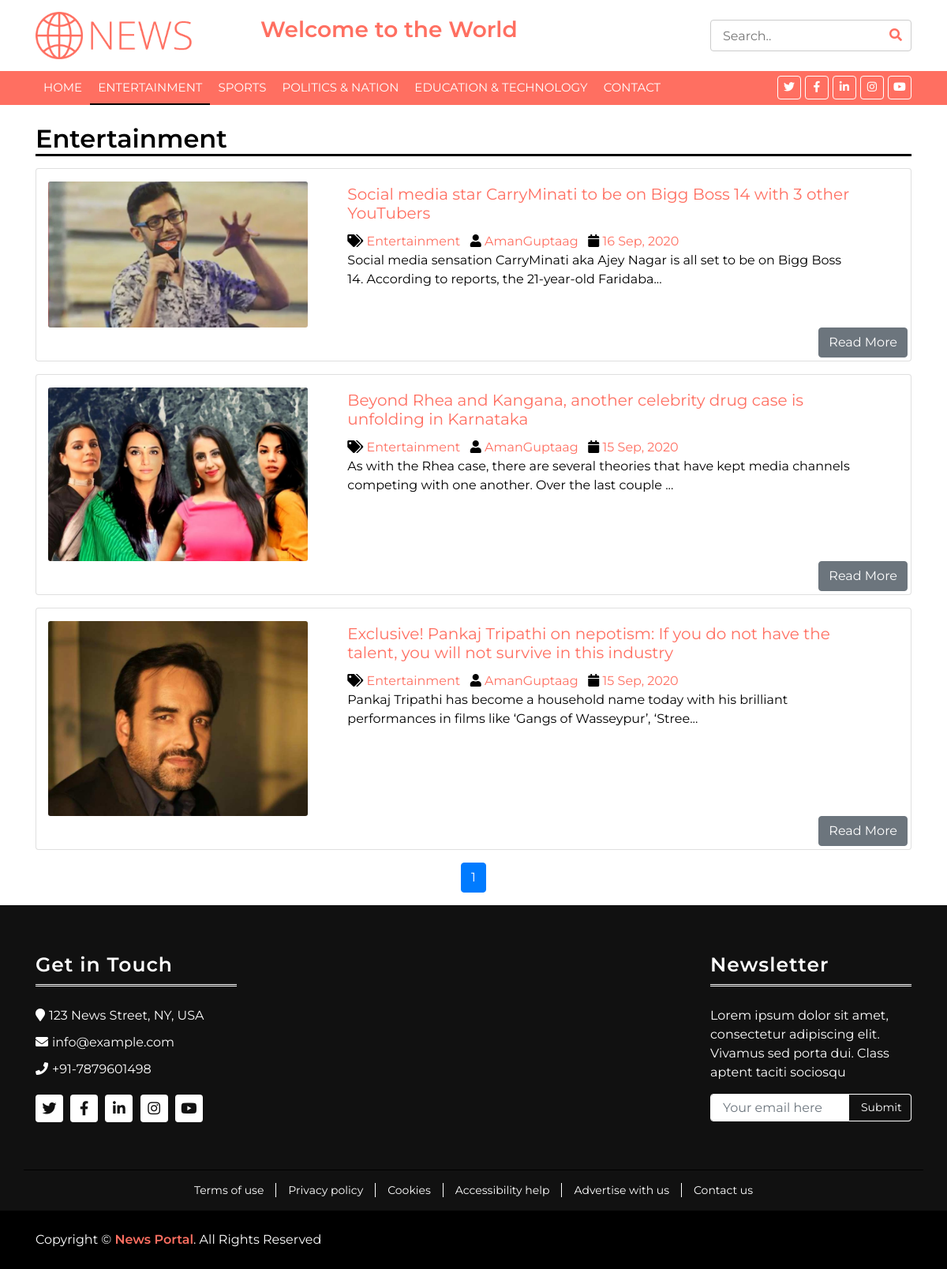
Page /category.php?cid=1 on the committed database.
### tables this page shows
CREATE TABLE `category` (
  `category_id` int(10) NOT NULL,
  `category_name` varchar(255) NOT NULL,
  `post` int(11) NOT NULL
);

CREATE TABLE `post` (
  `post_id` int(11) NOT NULL,
  `title` varchar(255) NOT NULL,
  `description` text NOT NULL,
  `category` int(10) NOT NULL,
  `post_date` varchar(100) NOT NULL,
  `author` varchar(50) NOT NULL,
  `post_img` varchar(100) NOT NULL
);

CREATE TABLE `user` (
  `user_id` int(11) NOT NULL,
  `fname` varchar(50) NOT NULL,
  `lname` varchar(50) NOT NULL,
  `uname` varchar(50) NOT NULL,
  `password` varchar(60) NOT NULL,
  `role` int(11) NOT NULL
);

### category.php (the view, shortened to what this page needs)
<!DOCTYPE html>
<html lang="en">
<head>
</head>
<body>
    <?php
    include 'navbar.php';
    ?>
    <div class="container">
        <?php
            include 'config.php';
            $sql2 = "SELECT * FROM category WHERE category_id=$cat_id";
            $result2 = mysqli_query($conn, $sql2) or die('Query Unsuccessfull');
            $row2 = mysqli_fetch_assoc($result2);
        ?>
        <div>
            <h2 style="border-bottom: 3px solid black;"><?php echo $row2['category_name']; ?></h2>
        </div>
        <?php
            if (isset($_GET['cid'])) {
                $cat_id = $_GET['cid'];
            }
            $limit = 3;
            if (isset($_GET['page'])) {
                $page = $_GET['page'];
            } else {
                $page = 1;
            }
            $offset = ($page - 1) * $limit;
            $sql = "SELECT * FROM post
                    LEFT JOIN category ON post.category=category.category_id
                    LEFT JOIN user ON post.author=user.user_id
                    WHERE post.category=$cat_id
                    ORDER BY post.post_id DESC LIMIT $offset,$limit";
            $result = mysqli_query($conn, $sql) or die('Query Unsuccessfull');
            if (mysqli_num_rows($result) > 0) {
                while ($row = mysqli_fetch_assoc($result)) {
        ?>
        <div class="card mb-3 mx-auto">
            <div class="container row">
                <div class="col-md-4 mt-3">
                    <a href="single.php?id=<?php echo $row['post_id'] ?>"><img src="admin/upload/<?php echo $row['post_img']; ?>" class="card-img" alt="..."></a>
                </div>
                <div class="col-md-8">
                    <div class="card-body">
                        <h5 class="card-title"><a href="single.php?id=<?php echo $row['post_id'] ?>"><?php echo $row['title']; ?></a></h5>
                        <span>
                            <i class="fa fa-tags" aria-hidden="true"></i>
                            <a href="category.php?cid=<?php echo $row['category']; ?>"><?php echo $row['category_name']; ?></a>
                        </span>&nbsp;
                        <span>
                            <i class="fa fa-user" aria-hidden="true"></i>
                            <a href="author.php?aid=<?php echo $row['author']; ?>"><?php echo $row['uname']; ?></a>
                        </span>&nbsp;
                        <i class="fa fa-calendar" aria-hidden="true"></i>
                        <a href="#"><?php echo $row['post_date']; ?></a>
                        <p class="card-text"><?php echo substr($row['description'], 0, 130) . "..."; ?></p>
                    </div>
                </div>
            </div>
            <div class="mb-1 mr-1" style="text-align: right;">
                <a class="btn btn-secondary" href="single.php?id=<?php echo $row['post_id'] ?>" role="button">Read More</a>
            </div>
        </div>
        <?php
                }
            } else {
                echo '<h1>No record found.</h1>';
            }
        ?>
    </div>
    <?php
        $sql1 = "SELECT post FROM category WHERE category_id=$cat_id";
        $result1 = mysqli_query($conn, $sql1) or die('Query Unsuccessfull');
        $row1 = mysqli_fetch_assoc($result1);
        if (mysqli_num_rows($result1) > 0) {
            $total_records = $row1['post'];
            $total_page = ceil($total_records / $limit);
            echo '<ul class="pagination pagination-md justify-content-center">';
            for ($i = 1; $i <= $total_page; $i++) {
                if ($i == $page) {
                    $active = 'active';
                } else {
                    $active = '';
                }
                echo '<li class="page-item ' . $active . '"><a style="margin: 0 7px;"  class="page-link" href="category.php?cid=' . $cat_id . '&page=' . $i . '">' . $i . '</a></li>';
            }
            echo '</ul>';
        }
    ?>
    <?php
        include 'footer.php';
    ?>
</body>
</html>

### navbar.php (shortened to what this page needs)
<!DOCTYPE html>
<html lang="en">
<head>
    <link rel="stylesheet" href="https://stackpath.bootstrapcdn.com/bootstrap/4.5.2/css/bootstrap.min.css">
    <link href="https://stackpath.bootstrapcdn.com/bootstrap/4.4.1/css/bootstrap.min.css" rel="stylesheet">
    <link href="https://cdnjs.cloudflare.com/ajax/libs/font-awesome/5.10.0/css/all.min.css" rel="stylesheet">
    <link href="lib/slick/slick.css" rel="stylesheet">
    <link href="lib/slick/slick-theme.css" rel="stylesheet">
    <link href="css/style.css" rel="stylesheet">
</head>
<body>
    <div class="brand">
            <div class="container">
                <div class="row align-items-center">
                    <div class="col-lg-3 col-md-4">
                        <div class="b-logo">
                            <a href="index.php">
                                <img src="img/logo.png" alt="Logo">
                            </a>
                        </div>
                    </div>
                    <div class="col-lg-6 col-md-4">
                        <div class="b-ads">
                        <h3>
                            <a href="" class="typewrite" data-period="2000"
                                data-type='[ "Welcome to the World of News.","This Site Create Your Day Awesome"]'>
                            </a>
                        </h3>
                        </div>
                    </div>
                    <div class="col-lg-3 col-md-4">
                        <div class="b-search">
                        <form action="search.php" method="get">
                            <input style="float: right;" class="ml-4" type="text" name="search" placeholder="Search..">
                            <button type="submit"><i class="fa fa-search"></i></button>
                        </form>
                        </div>
                    </div>
                </div>
            </div>
        </div>
    <div class="nav-bar">
        <div class="container">
            <nav class="navbar navbar-expand-md bg-dark navbar-dark">
                <div class="collapse navbar-collapse justify-content-between" id="navbarCollapse">
                    <div class="navbar-nav mr-auto">
                        <a href='index.php' class='nav-item nav-link'>Home</a>
                        <?php
                        include 'config.php';
                        if(isset($_GET['cid'])){
                            $cat_id=$_GET['cid'];
                        }
                            $sql="SELECT * FROM category WHERE post > 0";
                            $result = mysqli_query($conn, $sql) or die('Query Unsuccessfull: category');
                            if (mysqli_num_rows($result) > 0) {
                                $active='';
                        ?>
                        <?php
                            while ($row = mysqli_fetch_assoc($result)) {
                                if(isset($_GET['cid'])){
                                    if($row['category_id']==$cat_id){
                                        $active='active';
                                    }else{
                                        $active='';
                                    }
                                }
                            echo "<a href='category.php?cid={$row['category_id']}' class='nav-item nav-link {$active}'>{$row['category_name']}</a>";
                            }
                        ?>
                    <a href='contact.php' class='nav-item nav-link'>Contact</a>
                    </div>
                    <?php
                        }
                    ?>
                    <div class="social ml-auto">
                        <a href=""><i class="fab fa-twitter"></i></a>
                        <a href=""><i class="fab fa-facebook-f"></i></a>
                        <a href=""><i class="fab fa-linkedin-in"></i></a>
                        <a href=""><i class="fab fa-instagram"></i></a>
                        <a href=""><i class="fab fa-youtube"></i></a>
                    </div>
                </div>
            </nav>
        </div>
    </div><br>
</body>
</html>

### css/style.css (style rules this page uses)
body { color: #000000; font-family: 'Montserrat', sans-serif; font-weight: 400; background: #ffffff; }
a { color: #FF6F61; transition: 0.5s; }
p { padding: 0; margin: 0 0 15px 0; color: #000000; }
h1, h2, h3, h4, h5, h6 { margin: 0 0 15px 0; padding: 0; color: #000000; font-weight: 600; }
h4, h5, h6 { font-weight: 400; }
.brand { margin: 15px 0; background: #ffffff; }
.brand .b-logo { text-align: left; overflow: hidden; }
.brand .b-logo a img { max-width: 100%; max-height: 60px; }
.brand .b-ads { overflow: hidden; }
.brand .b-search { width: 100%; }
.brand .b-search input[type=text] { width: 100%; height: 40px; padding: 0 15px; color: #666666; border: 1px solid #cccccc; border-radius: 4px; }
.brand .b-search button { position: absolute; width: 40px; height: 40px; top: 0; right: 15px; border: none; background: none; color: #FF6F61; border-radius: 0 4px 4px 0; }
@media (min-width: 768px) { .brand { max-height: 90px; } }
.nav-bar { position: relative; }
.nav-bar .navbar { height: 100%; padding: 0; }
.navbar-dark .navbar-nav .nav-link, .navbar-dark .navbar-nav .nav-link:focus, .navbar-dark .navbar-nav .nav-link:hover, .navbar-dark .navbar-nav .nav-link.active { padding: 10px 10px 8px 10px; color: #ffffff; }
.navbar-dark .navbar-nav .nav-link:hover, .navbar-dark .navbar-nav .nav-link.active { border-bottom: 2px solid #000000; transition: none; }
@media (min-width: 768px) { .nav-bar, .nav-bar .navbar { background: #FF6F61 !important; } }
@media (min-width: 768px) { .nav-bar a.nav-link { padding: 8px 15px; font-size: 15px; text-transform: uppercase; } }
.nav-bar .social { font-size: 0; overflow: hidden; }
.nav-bar .social a { display: inline-block; margin-left: 5px; width: 30px; height: 30px; padding: 3px 0; text-align: center; font-size: 14px; background: #FF6F61; border: 1px solid #ffffff; border-radius: 4px; }
.nav-bar .social a i { color: #ffffff; }

### category.php (style rules this page uses)
html { scroll-behavior: smooth; }

### rows in the picture
category: category_name "ENTERTAINMENT", category_name "Entertainment"
category: category_name "SPORTS"
category: category_name "POLITICS & NATION"
category: category_name "EDUCATION & TECHNOLOGY"
post: post_img (picture), title "Social media star CarryMinati to be on Bigg Boss 14 with 3 other YouTubers", category.category_name "Entertainment", user.uname "AmanGuptaag", post_date "16 Sep, 2020", description "Social media sensation CarryMinati aka Ajey Nagar is all set to be on Bigg Boss 14. According to reports, the 21-year-old Faridaba"
post: post_img (picture), title "Beyond Rhea and Kangana, another celebrity drug case is unfolding in Karnataka", category.category_name "Entertainment", user.uname "AmanGuptaag", post_date "15 Sep, 2020", description "As with the Rhea case, there are several theories that have kept media channels competing with one another. Over the last couple"
post: post_img (picture), title "Exclusive! Pankaj Tripathi on nepotism: If you do not have the talent, you will not survive in this industry", category.category_name "Entertainment", user.uname "AmanGuptaag", post_date "15 Sep, 2020", description "Pankaj Tripathi has become a household name today with his brilliant performances in films like ‘Gangs of Wasseypur’, ‘Stree"
